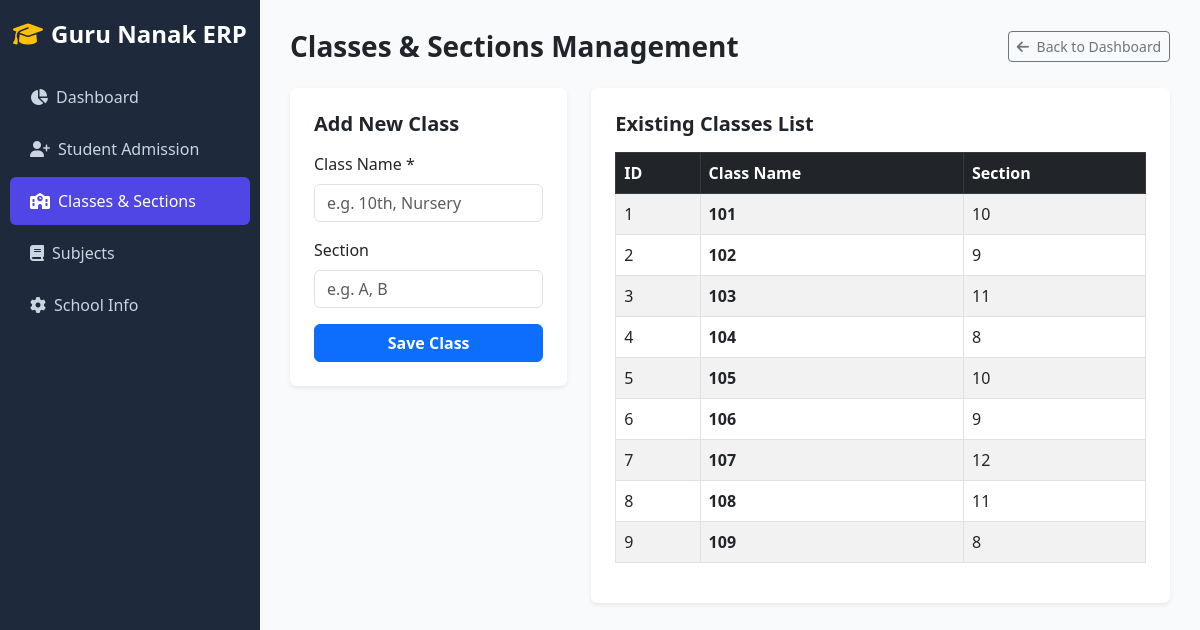
/classes/, run on the app's committed database.
### core/models.py (models this page shows, shortened)
class ClassSection(models.Model):
    class_name = models.CharField(max_length=50)
    section = models.CharField(max_length=10, blank=True, null=True)
    class Meta:
        unique_together = ('class_name', 'section')

### core/views.py (the view)
# urls.py: path('classes/', views.classes_list, name='classes_list'),
def classes_list(request):
    classes = ClassSection.objects.all()
    return render(request, 'core/classes.html', {'classes': classes})

### core/templates/core/classes.html (shortened to what this page needs)
<!DOCTYPE html>
<html lang="en">
<head>
    <link href="https://cdn.jsdelivr.net/npm/bootstrap@5.3.0/dist/css/bootstrap.min.css" rel="stylesheet">
    <link rel="stylesheet" href="https://cdnjs.cloudflare.com/ajax/libs/font-awesome/6.4.0/css/all.min.css">
</head>
<body>
<div class="sidebar">
    <h4 class="text-center fw-bold text-white mb-4"><i class="fa-solid fa-graduation-cap text-warning me-2"></i>Guru Nanak ERP</h4>
    <a href="/"><i class="fa-solid fa-chart-pie me-2"></i>Dashboard</a>
    <a href="/add-student/"><i class="fa-solid fa-user-plus me-2"></i>Student Admission</a>
    <a href="/classes/" class="active"><i class="fa-solid fa-school me-2"></i>Classes & Sections</a>
    <a href="/subjects/"><i class="fa-solid fa-book me-2"></i>Subjects</a>
    <a href="/school-info/"><i class="fa-solid fa-gear me-2"></i>School Info</a>
</div>
<div class="main-content">
    <div class="d-flex justify-content-between align-items-center mb-4">
        <h3 class="fw-bold text-dark mb-0">Classes & Sections Management</h3>
        <a href="/" class="btn btn-outline-secondary btn-sm"><i class="fa-solid fa-arrow-left me-1"></i> Back to Dashboard</a>
    </div>
    <div class="row">
        <div class="col-md-4">
            <div class="card border-0 shadow-sm p-4 bg-white">
                <h5 class="fw-bold mb-3">Add New Class</h5>
                <form method="POST" action="/add-class/">
                    <div class="mb-3">
                        <label class="form-label">Class Name *</label>
                        <input type="text" name="class_name" class="form-control" placeholder="e.g. 10th, Nursery" required>
                    </div>
                    <div class="mb-3">
                        <label class="form-label">Section</label>
                        <input type="text" name="section" class="form-control" placeholder="e.g. A, B">
                    </div>
                    <button type="submit" class="btn btn-primary w-100 fw-semibold">Save Class</button>
                </form>
            </div>
        </div>
        <div class="col-md-8">
            <div class="card border-0 shadow-sm p-4 bg-white">
                <h5 class="fw-bold mb-3">Existing Classes List</h5>
                <table class="table table-bordered table-striped align-middle">
                    <thead class="table-dark">
                        <tr>
                            <th>ID</th>
                            <th>Class Name</th>
                            <th>Section</th>
                        </tr>
                    </thead>
                    <tbody>
                        {% for c in classes %}
                        <tr>
                            <td>{{ c.id }}</td>
                            <td class="fw-bold">{{ c.class_name }}</td>
                            <td>{{ c.section|default:"-" }}</td>
                        </tr>
                        {% empty %}
                        <tr>
                            <td colspan="3" class="text-center text-muted">No classes added yet.</td>
                        </tr>
                        {% endfor %}
                    </tbody>
                </table>
            </div>
        </div>
    </div>
</div>
</body>
</html>

### core/templates/core/classes.html (style rules this page uses)
body { background-color: #f8fafc; font-family: 'Segoe UI', Tahoma, Geneva, Verdana, sans-serif; }
.sidebar { background: #1e293b; color: white; min-height: 100vh; position: fixed; width: 260px; top: 0; left: 0; padding-top: 20px; }
.sidebar a { color: #cbd5e1; text-decoration: none; display: block; padding: 12px 20px; font-weight: 500; border-radius: 6px; margin: 4px 10px; }
.sidebar a:hover, .sidebar a.active { background: #4f46e5; color: white; }
.main-content { margin-left: 260px; padding: 30px; }

### data on the page
ClassSection: id "1", class_name "101", section "10"
ClassSection: id "2", class_name "102", section "9"
ClassSection: id "3", class_name "103", section "11"
ClassSection: id "4", class_name "104", section "8"
ClassSection: id "5", class_name "105", section "10"
ClassSection: id "6", class_name "106", section "9"
ClassSection: id "7", class_name "107", section "12"
ClassSection: id "8", class_name "108", section "11"
ClassSection: id "9", class_name "109", section "8"
